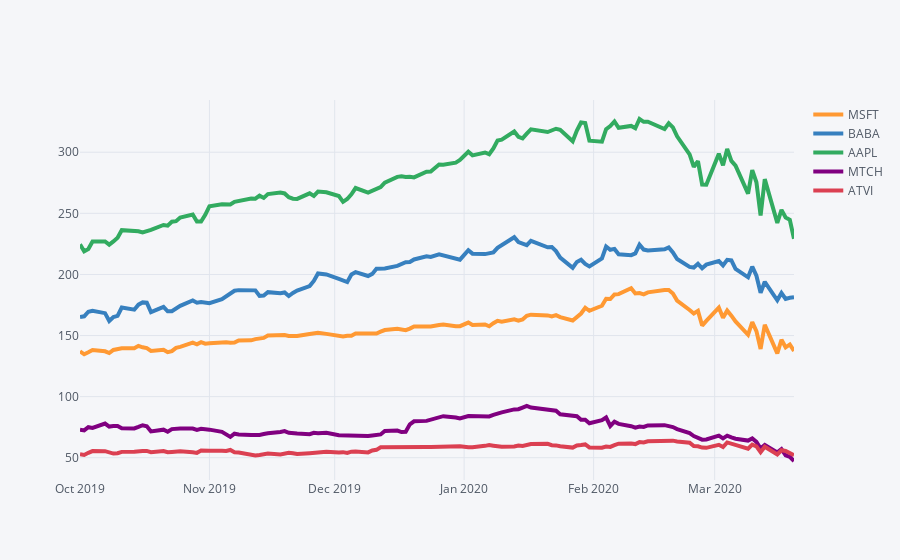

This figure's notebook cell:
### Markdown cell above
From the above collection, let's choose 5 stocks that have suffered significant effects and make interactive plots using plotly and cufflinks. I am picking the following - MSFT, BABA, AAPL, MTCH and ATVI

### Code cell
selected_tickers = ['MSFT', 'BABA', 'AAPL', 'MTCH','ATVI']
selected_tech_stocks = pd.concat([df_map['MSFT'],df_map['BABA'],df_map['AAPL'],df_map['MTCH'],df_map['ATVI']],axis=1,keys=selected_tickers)
selected_tech_stocks.columns.names = ['Stock Ticker','Stock Info']
selected_tech_stocks.xs(key='Close',axis=1,level='Stock Info').loc['2019-10-01':current_date_str].iplot(width=4)
